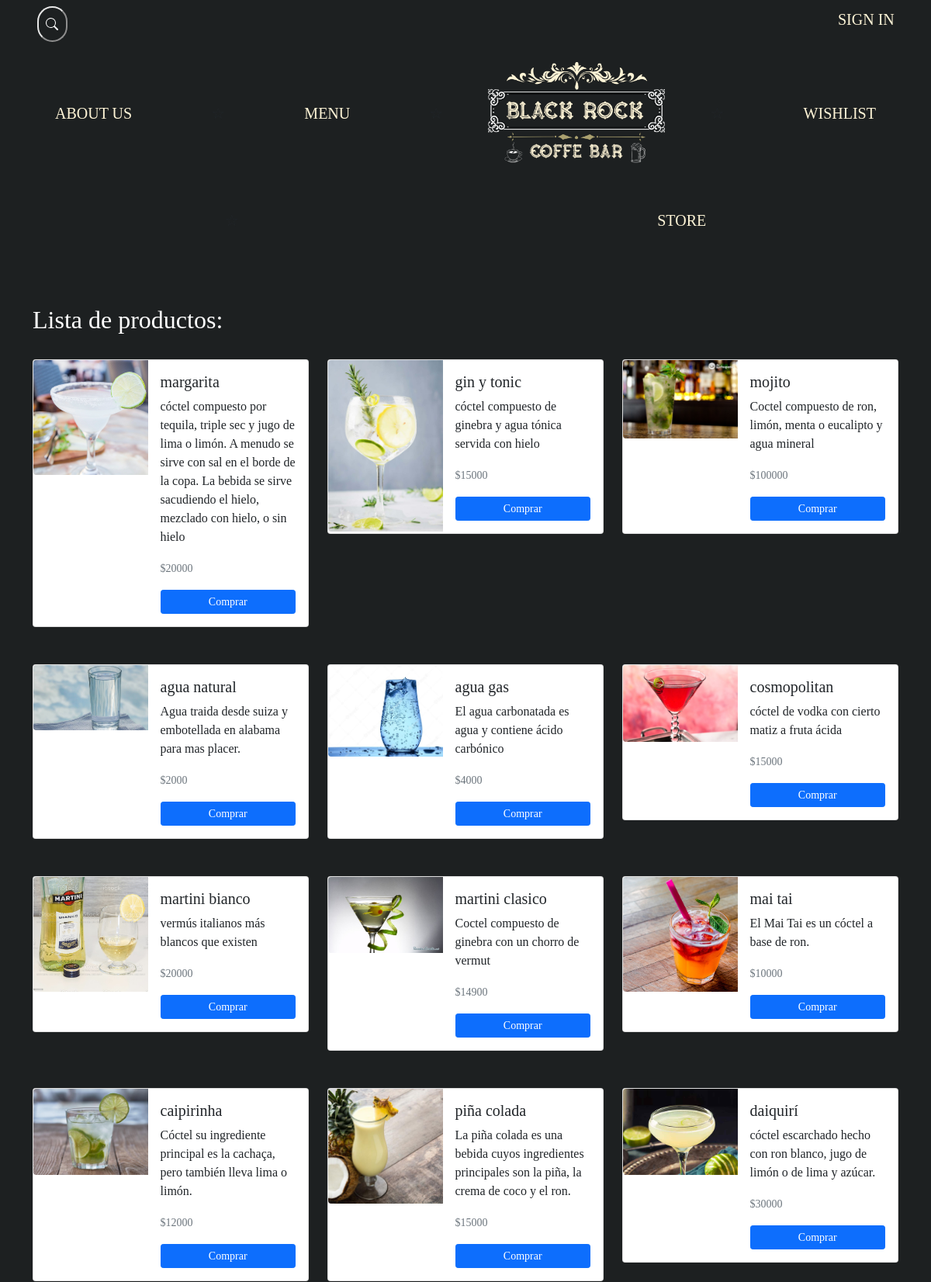
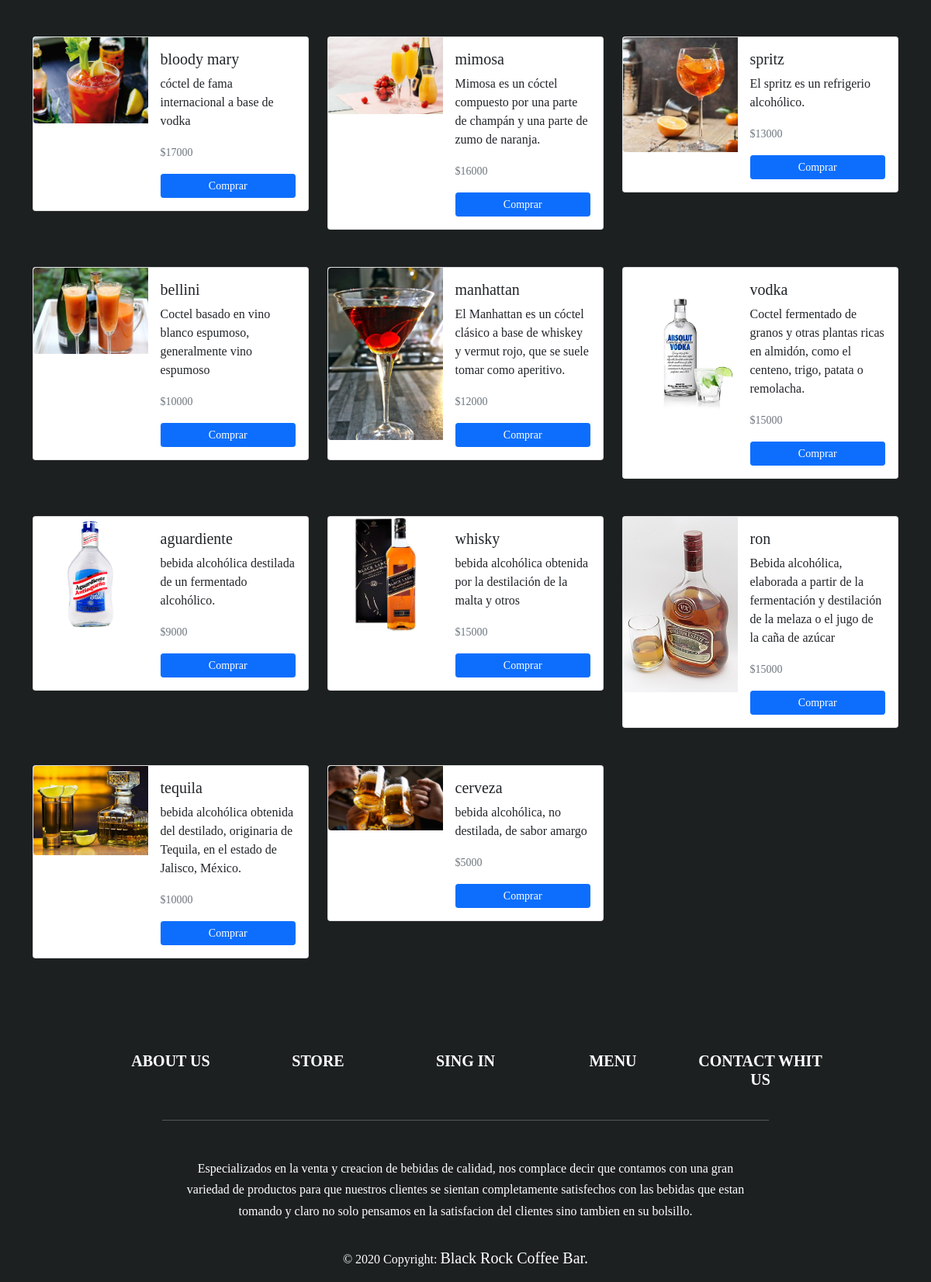
The app's page /store with its own data (2 pictures, top to bottom).
### tables this page shows
CREATE TABLE productos (id_producto INTEGER PRIMARY KEY AUTOINCREMENT, nombre_producto VARCHAR (50) NOT NULL, codigo_producto VARCHAR (50) UNIQUE NOT NULL, info_producto VARCHAR (255) NOT NULL, precio_producto INT NOT NULL, estado_producto VARCHAR (20) NOT NULL DEFAULT active);

### app/routes.py (the view)
@app.route("/store")
def store():
    data = user_controller.obtenerProductos()
    return render_template('public/store.html', datos = data)

### app/controller/user_controller.py (called while the page is built)
def obtenerProductos():
    db = database.get_db()
    cursor = db.cursor()
    sql = "SELECT id_producto, nombre_producto, codigo_producto, info_producto, precio_producto, estado_producto from productos"
    cursor.execute(sql)
    return cursor.fetchall()

### app/database.py (called while the page is built)
def get_db():
    db = getattr(g, '_database', None)
    if db is None:
        db = g._database = sqlite3.connect(DATABASE)
    return db

@app.teardown_appcontext
def close_connection(exception):
    db = getattr(g, '_database', None)
    if db is not None:
        db.close()

### app/templates/public/store.html (shortened to what this page needs)
{% extends "public/templates/public_template.html" %}  {% block body %}
<div class="container rounded">
  <br />
  <h2 class="text-white">Lista de productos:</h2>
  <br />
  <div class="row">
  {% for product in datos %} {% if product[5] == 'active' %}
    <div class="col-12 col-sm-6 col-lg-4 ">
      <div class="card mb-5" style="max-width: 540px">
        <form action="" method="GET">
          <div class="row g-0">
            <div class="col-md-5">
              <img
                src="{{url_for('static', filename='img/productos/')}}{{product[2]}}.jpg"
                class="img-fluid rounded-start img-tumbnail"
                alt=""
              />
            </div>
            <div class="col-md-7">
              <div class="card-body d-flex flex-column">
                <h5 class="card-title">{{product[1]}}</h5>
                <p class="card-text text-centered">{{product[3]}}</p>
                <p class="card-text mt-auto">
                  <small class="text-muted mb-3">${{product[4]}}</small>
                </p>
                <button
                  type="submit"
                  class="mt-auto btn btn-primary btn-sm"
                  name="buy"
                  value="{{ product[2] }}"
                >
                  Comprar
                </button>
              </div>
            </div>
          </div>
        </form>
      </div>
    </div>
  {% endif %} {% endfor %}
</div>
  <br />
</div>
{% endblock %}

### app/static/css/style.css (style rules this page uses)
body { background-color: #1D2021; font-family: Blue_North; position: relative; }
html { background-attachment: fixed, scroll; background-repeat: no-repeat, repeat-y; }
.container { background-color: transparent; }

### app/static/css/login.css (style rules this page uses)
*,:after,:before { box-sizing:border-box }

### records on screen
productos: codigo_producto (picture), nombre_producto "margarita", info_producto "cóctel compuesto por tequila, triple sec y jugo de lima o limón. A menudo se sirve con sal en el borde de la copa. La bebida se sirve sacudiendo el hielo, mezclado con hielo, o sin hielo", precio_producto "20000"
productos: codigo_producto (picture), nombre_producto "gin y tonic", info_producto "cóctel compuesto de ginebra y agua tónica servida con hielo", precio_producto "15000"
productos: codigo_producto (picture), nombre_producto "mojito", info_producto "Coctel compuesto de ron, limón, menta o eucalipto y agua mineral", precio_producto "100000"
productos: codigo_producto (picture), nombre_producto "agua natural", info_producto "Agua traida desde suiza y embotellada en alabama para mas placer.", precio_producto "2000"
productos: codigo_producto (picture), nombre_producto "agua gas", info_producto "El agua carbonatada es agua y contiene ácido carbónico", precio_producto "4000"
productos: codigo_producto (picture), nombre_producto "cosmopolitan", info_producto "cóctel de vodka con cierto matiz a fruta ácida", precio_producto "15000"
productos: codigo_producto (picture), nombre_producto "martini bianco", info_producto "vermús italianos más blancos que existen", precio_producto "20000"
productos: codigo_producto (picture), nombre_producto "martini clasico", info_producto "Coctel compuesto de ginebra con un chorro de vermut", precio_producto "14900"
productos: codigo_producto (picture), nombre_producto "mai tai", info_producto "El Mai Tai es un cóctel a base de ron.", precio_producto "10000"
productos: codigo_producto (picture), nombre_producto "caipirinha", info_producto "Cóctel su ingrediente principal es la cachaça, pero también lleva lima o limón.", precio_producto "12000"
productos: codigo_producto (picture), nombre_producto "piña colada", info_producto "La piña colada es una bebida cuyos ingredientes principales son la piña, la crema de coco y el ron.", precio_producto "15000"
productos: codigo_producto (picture), nombre_producto "daiquirí", info_producto "cóctel escarchado hecho con ron blanco, jugo de limón o de lima y azúcar.", precio_producto "30000"
productos: codigo_producto (picture), nombre_producto "bloody mary", info_producto "cóctel de fama internacional a base de vodka", precio_producto "17000"
productos: codigo_producto (picture), nombre_producto "mimosa", info_producto "Mimosa es un cóctel compuesto por una parte de champán y una parte de zumo de naranja.", precio_producto "16000"
productos: codigo_producto (picture), nombre_producto "spritz", info_producto "El spritz es un refrigerio alcohólico.", precio_producto "13000"
productos: codigo_producto (picture), nombre_producto "bellini", info_producto "Coctel basado en vino blanco espumoso, generalmente vino espumoso", precio_producto "10000"
productos: codigo_producto (picture), nombre_producto "manhattan", info_producto "El Manhattan es un cóctel clásico a base de whiskey y vermut rojo, que se suele tomar como aperitivo.", precio_producto "12000"
productos: codigo_producto (picture), nombre_producto "vodka", info_producto "Coctel fermentado de granos y otras plantas ricas en almidón, como el centeno, trigo, patata o remolacha.", precio_producto "15000"
productos: codigo_producto (picture), nombre_producto "aguardiente", info_producto "bebida alcohólica destilada de un fermentado alcohólico.", precio_producto "9000"
productos: codigo_producto (picture), nombre_producto "whisky", info_producto "bebida alcohólica obtenida por la destilación de la malta y otros", precio_producto "15000"
productos: codigo_producto (picture), nombre_producto "ron", info_producto "Bebida alcohólica, elaborada a partir de la fermentación y destilación de la melaza o el jugo de la caña de azúcar", precio_producto "15000"
productos: codigo_producto (picture), nombre_producto "tequila", info_producto "bebida alcohólica obtenida del destilado, originaria de Tequila, en el estado de Jalisco, México.", precio_producto "10000"
productos: codigo_producto (picture), nombre_producto "cerveza", info_producto "bebida alcohólica, no destilada, de sabor amargo", precio_producto "5000"
